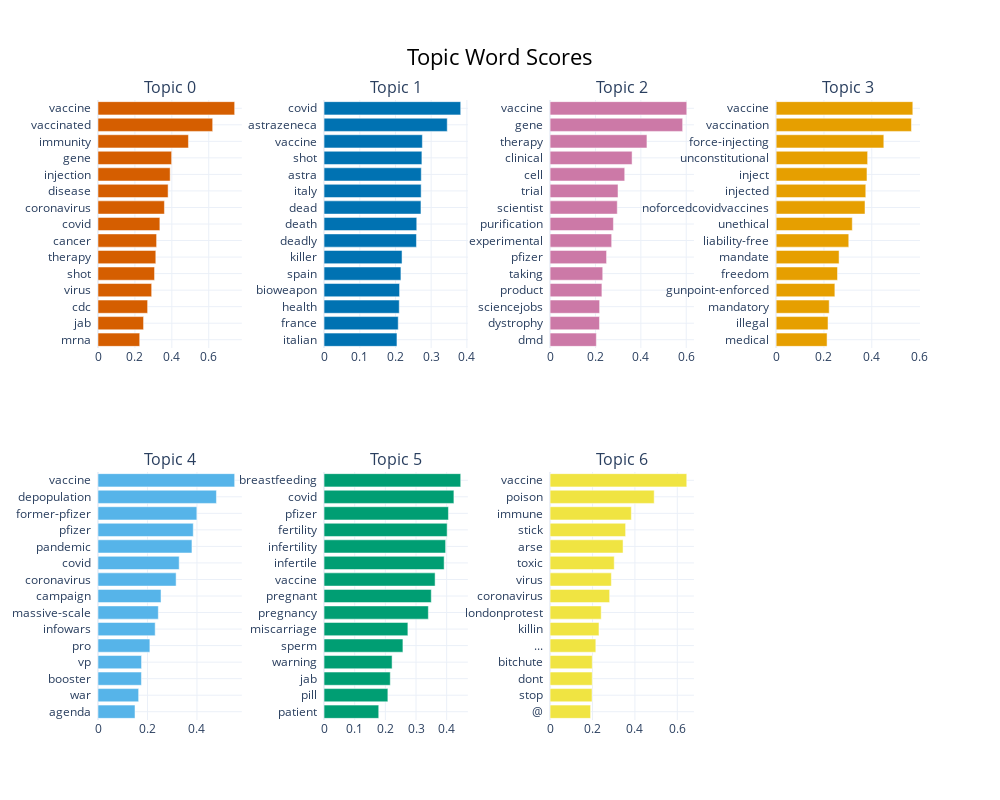

Notebook code cell kept with this figure:
### Markdown cell above
### Vizualize Most Representative Words

### Code cell
topic_model.visualize_barchart(n_words=15, width = 250, height = 400, top_n_topics=25)

### Figure 1 — Plotly figure (JSON) as saved in the notebook; plotly's stock layout.template omitted (floating-point values rounded to 4 significant figures)
{"data": [{"marker": {"color": "#D55E00"}, "orientation": "h", "type": "bar", "x": [0.226, 0.2469, 0.2688, 0.2908, 0.3064, 0.3132, 0.3175, 0.3352, 0.3599, 0.3798, 0.391, 0.399, 0.49, 0.6213, 0.7404], "xaxis": "x", "y": ["mrna  ", "jab  ", "cdc  ", "virus  ", "shot  ", "therapy  ", "cancer  ", "covid  ", "coronavirus  ", "disease  ", "injection  ", "gene  ", "immunity  ", "vaccinated  ", "vaccine  "], "yaxis": "y"}, {"marker": {"color": "#0072B2"}, "orientation": "h", "type": "bar", "x": [0.2042, 0.2078, 0.2106, 0.2115, 0.2153, 0.2184, 0.2588, 0.2596, 0.2714, 0.2719, 0.2723, 0.274, 0.2753, 0.345, 0.3827], "xaxis": "x2", "y": ["italian  ", "france  ", "health  ", "bioweapon  ", "spain  ", "killer  ", "deadly  ", "death  ", "dead  ", "italy  ", "astra  ", "shot  ", "vaccine  ", "astrazeneca  ", "covid  "], "yaxis": "y2"}, {"marker": {"color": "#CC79A7"}, "orientation": "h", "type": "bar", "x": [0.2038, 0.2176, 0.2183, 0.2283, 0.232, 0.2488, 0.2713, 0.279, 0.296, 0.2993, 0.3289, 0.3613, 0.4268, 0.5842, 0.6023], "xaxis": "x3", "y": ["dmd  ", "dystrophy  ", "sciencejobs  ", "product  ", "taking  ", "pfizer  ", "experimental  ", "purification  ", "scientist  ", "trial  ", "cell  ", "clinical  ", "therapy  ", "gene  ", "vaccine  "], "yaxis": "y3"}, {"marker": {"color": "#E69F00"}, "orientation": "h", "type": "bar", "x": [0.213, 0.217, 0.2219, 0.2457, 0.2567, 0.2633, 0.3038, 0.3186, 0.3717, 0.375, 0.38, 0.3827, 0.4505, 0.566, 0.5717], "xaxis": "x4", "y": ["medical  ", "illegal  ", "mandatory  ", "gunpoint-enforced  ", "freedom  ", "mandate  ", "liability-free  ", "unethical  ", "noforcedcovidvaccines  ", "injected  ", "inject  ", "unconstitutional  ", "force-injecting  ", "vaccination  ", "vaccine  "], "yaxis": "y4"}, {"marker": {"color": "#56B4E9"}, "orientation": "h", "type": "bar", "x": [0.1496, 0.1643, 0.1755, 0.176, 0.2097, 0.2312, 0.2438, 0.2548, 0.3158, 0.3282, 0.3798, 0.3851, 0.3996, 0.4788, 0.5524], "xaxis": "x5", "y": ["agenda  ", "war  ", "booster  ", "vp  ", "pro  ", "infowars  ", "massive-scale  ", "campaign  ", "coronavirus  ", "covid  ", "pandemic  ", "pfizer  ", "former-pfizer  ", "depopulation  ", "vaccine  "], "yaxis": "y5"}, {"marker": {"color": "#009E73"}, "orientation": "h", "type": "bar", "x": [0.1784, 0.2082, 0.216, 0.222, 0.2573, 0.2735, 0.3402, 0.3498, 0.3623, 0.3917, 0.3966, 0.4016, 0.4058, 0.4236, 0.4458], "xaxis": "x6", "y": ["patient  ", "pill  ", "jab  ", "warning  ", "sperm  ", "miscarriage  ", "pregnancy  ", "pregnant  ", "vaccine  ", "infertile  ", "infertility  ", "fertility  ", "pfizer  ", "covid  ", "breastfeeding  "], "yaxis": "y6"}, {"marker": {"color": "#F0E442"}, "orientation": "h", "type": "bar", "x": [0.191, 0.1977, 0.1986, 0.1989, 0.2157, 0.2306, 0.241, 0.2808, 0.289, 0.3025, 0.3441, 0.3562, 0.3832, 0.4909, 0.6446], "xaxis": "x7", "y": ["@  ", "stop  ", "dont  ", "bitchute  ", "...  ", "killin  ", "londonprotest  ", "coronavirus  ", "virus  ", "toxic  ", "arse  ", "stick  ", "immune  ", "poison  ", "vaccine  "], "yaxis": "y7"}], "layout": {"annotations": [{"font": {"size": 16}, "showarrow": false, "text": "Topic 0", "x": 0.0875, "xanchor": "center", "xref": "paper", "y": 1, "yanchor": "bottom", "yref": "paper"}, {"font": {"size": 16}, "showarrow": false, "text": "Topic 1", "x": 0.3625, "xanchor": "center", "xref": "paper", "y": 1, "yanchor": "bottom", "yref": "paper"}, {"font": {"size": 16}, "showarrow": false, "text": "Topic 2", "x": 0.6375, "xanchor": "center", "xref": "paper", "y": 1, "yanchor": "bottom", "yref": "paper"}, {"font": {"size": 16}, "showarrow": false, "text": "Topic 3", "x": 0.9125, "xanchor": "center", "xref": "paper", "y": 1, "yanchor": "bottom", "yref": "paper"}, {"font": {"size": 16}, "showarrow": false, "text": "Topic 4", "x": 0.0875, "xanchor": "center", "xref": "paper", "y": 0.4, "yanchor": "bottom", "yref": "paper"}, {"font": {"size": 16}, "showarrow": false, "text": "Topic 5", "x": 0.3625, "xanchor": "center", "xref": "paper", "y": 0.4, "yanchor": "bottom", "yref": "paper"}, {"font": {"size": 16}, "showarrow": false, "text": "Topic 6", "x": 0.6375, "xanchor": "center", "xref": "paper", "y": 0.4, "yanchor": "bottom", "yref": "paper"}], "height": 800, "hoverlabel": {"bgcolor": "white", "font": {"family": "Rockwell", "size": 16}}, "showlegend": false, "title": {"font": {"color": "Black", "size": 22}, "text": "Topic Word Scores", "x": 0.5, "xanchor": "center", "yanchor": "top"}, "width": 1000, "xaxis": {"anchor": "y", "autorange": true, "domain": [0, 0.175], "range": [0, 0.7794], "showgrid": true, "type": "linear"}, "xaxis2": {"anchor": "y2", "autorange": true, "domain": [0.275, 0.45], "range": [0, 0.4028], "showgrid": true, "type": "linear"}, "xaxis3": {"anchor": "y3", "autorange": true, "domain": [0.55, 0.725], "range": [0, 0.634], "showgrid": true, "type": "linear"}, "xaxis4": {"anchor": "y4", "autorange": true, "domain": [0.825, 1], "range": [0, 0.6018], "showgrid": true, "type": "linear"}, "xaxis5": {"anchor": "y5", "autorange": true, "domain": [0, 0.175], "range": [0, 0.5815], "showgrid": true, "type": "linear"}, "xaxis6": {"anchor": "y6", "autorange": true, "domain": [0.275, 0.45], "range": [0, 0.4693], "showgrid": true, "type": "linear"}, "xaxis7": {"anchor": "y7", "autorange": true, "domain": [0.55, 0.725], "range": [0, 0.6785], "showgrid": true, "type": "linear"}, "xaxis8": {"anchor": "y8", "domain": [0.825, 1], "showgrid": true}, "yaxis": {"anchor": "x", "autorange": true, "domain": [0.6, 1], "range": [-0.5, 14.5], "showgrid": true, "type": "category"}, "yaxis2": {"anchor": "x2", "autorange": true, "domain": [0.6, 1], "range": [-0.5, 14.5], "showgrid": true, "type": "category"}, "yaxis3": {"anchor": "x3", "autorange": true, "domain": [0.6, 1], "range": [-0.5, 14.5], "showgrid": true, "type": "category"}, "yaxis4": {"anchor": "x4", "autorange": true, "domain": [0.6, 1], "range": [-0.5, 14.5], "showgrid": true, "type": "category"}, "yaxis5": {"anchor": "x5", "autorange": true, "domain": [0, 0.4], "range": [-0.5, 14.5], "showgrid": true, "type": "category"}, "yaxis6": {"anchor": "x6", "autorange": true, "domain": [0, 0.4], "range": [-0.5, 14.5], "showgrid": true, "type": "category"}, "yaxis7": {"anchor": "x7", "autorange": true, "domain": [0, 0.4], "range": [-0.5, 14.5], "showgrid": true, "type": "category"}, "yaxis8": {"anchor": "x8", "domain": [0, 0.4], "showgrid": true}}}
